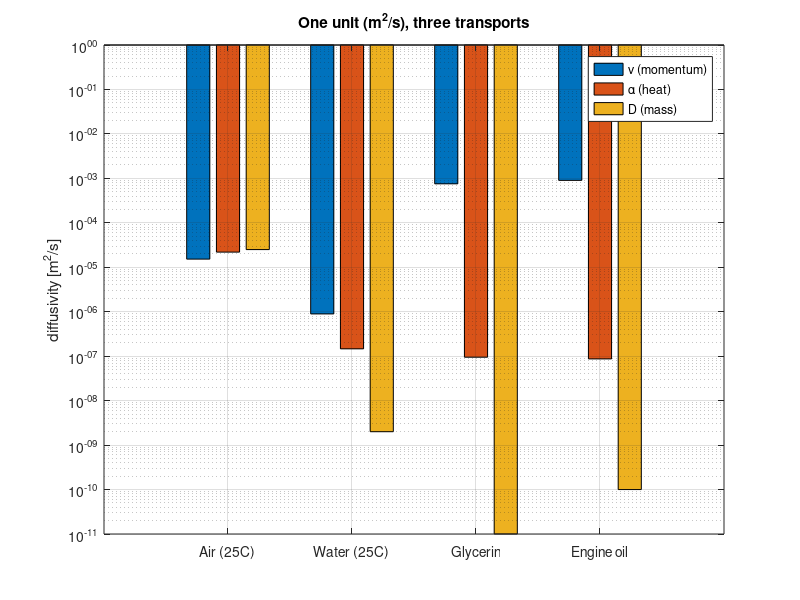

Recreate this plot in MATLAB.
% Wk01 - Transport analogy: Newton / Fourier / Fick (Pr, Sc, Le)
% Author: Prof. S. Joon Kwon - SPMDL - SKKU
clear; clc;

names = {'Air (25C)','Water (25C)','Glycerin','Engine oil'};
mu  = [1.8e-5, 8.9e-4, 0.95,  0.80];
k   = [0.026,  0.61,   0.29,  0.145];
D   = [2.5e-5, 2.0e-9, 1e-11, 1e-10];
rho = [1.18,   997,    1260,  888];
cp  = [1005,   4180,   2430,  1880];

nu    = mu ./ rho;
alpha = k ./ (rho .* cp);
Pr = nu ./ alpha;  Sc = nu ./ D;  Le = alpha ./ D;

fprintf('%-14s %10s %10s %10s %8s %10s %8s\n', ...
        'Material','nu','alpha','D','Pr','Sc','Le');
for i = 1:numel(names)
    fprintf('%-14s %10.2e %10.2e %10.2e %8.2f %10.1f %8.1f\n', ...
        names{i}, nu(i), alpha(i), D(i), Pr(i), Sc(i), Le(i));
end

figure(1);
Y = [nu; alpha; D]';
b = bar(Y); set(gca,'YScale','log');
set(gca,'XTickLabel',names);
legend('\nu (momentum)','\alpha (heat)','D (mass)','Location','best');
ylabel('diffusivity [m^2/s]');
title('One unit (m^2/s), three transports'); grid on;
